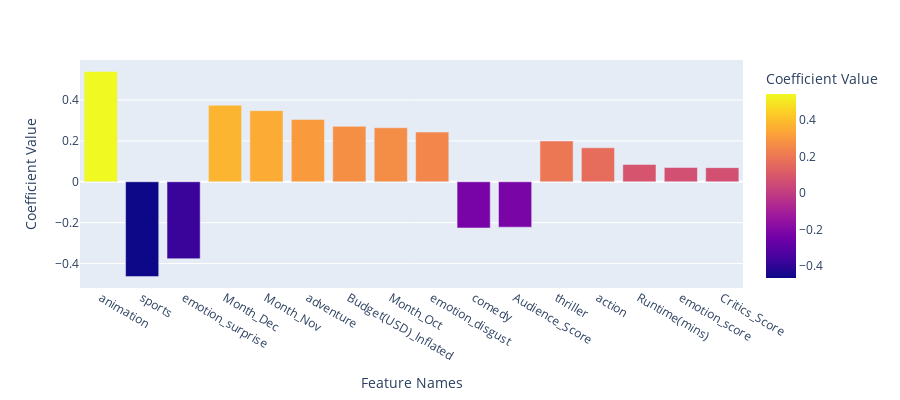

Notebook source saved alongside this figure:
### Code cell
import plotly.express as px

# Your dataset
df = feature_stats_post_2010

# Sorting features by absolute coefficient value for better visualization (optional)
df_sorted = df.sort_values(by="Coefficient", key=abs, ascending=False)

# Creating the bar plot
fig = px.bar(
    df_sorted, 
    x='Feature', 
    y='Coefficient', 
    hover_data=['Std_Error', 't_value', 'p_value'], 
    color='Coefficient',
    labels={'Feature': 'Feature Names', 'Coefficient': 'Coefficient Value'},  # Map column names for display
    height=400
)

# Display the plot
fig.show()
fig.write_html("../_includes/OLS_features_post_2010.html")

### Figure 1 — Plotly figure (JSON) as saved in the notebook; plotly's stock layout.template omitted (floating-point values rounded to 4 significant figures)
{"data": [{"alignmentgroup": "True", "customdata": [[0.1486, 3.634, 0.000289], [0.1572, -2.95, 0.003226], [0.1509, -2.494, 0.01273], [0.1186, 3.16, 0.001611], [0.115, 3.022, 0.002554], [0.07578, 4.015, 6.249e-05], [0.03566, 7.603, 5.25e-14], [0.1094, 2.414, 0.01588], [0.1048, 2.321, 0.02043], [0.06161, -3.667, 0.0002547], [0.03648, -6.084, 1.511e-09], [0.06735, 2.965, 0.003081], [0.07057, 2.358, 0.01849], [0.03391, 2.489, 0.01293], [0.02496, 2.799, 0.005192], [0.03509, 1.97, 0.04904]], "hovertemplate": "Feature Names=%{x}<br>Coefficient Value=%{marker.color}<br>Std_Error=%{customdata[0]}<br>t_value=%{customdata[1]}<br>p_value=%{customdata[2]}<extra></extra>", "legendgroup": "", "marker": {"color": [0.5399, -0.4639, -0.3764, 0.3746, 0.3477, 0.3043, 0.2711, 0.2642, 0.2432, -0.2259, -0.222, 0.1997, 0.1664, 0.0844, 0.06988, 0.06913], "coloraxis": "coloraxis", "pattern": {"shape": ""}}, "name": "", "offsetgroup": "", "orientation": "v", "showlegend": false, "textposition": "auto", "type": "bar", "x": ["animation", "sports", "emotion_surprise", "Month_Dec", "Month_Nov", "adventure", "Budget(USD)_Inflated", "Month_Oct", "emotion_disgust", "comedy", "Audience_Score", "thriller", "action", "Runtime(mins)", "emotion_score", "Critics_Score"], "xaxis": "x", "y": [0.5399, -0.4639, -0.3764, 0.3746, 0.3477, 0.3043, 0.2711, 0.2642, 0.2432, -0.2259, -0.222, 0.1997, 0.1664, 0.0844, 0.06988, 0.06913], "yaxis": "y"}], "layout": {"barmode": "relative", "coloraxis": {"colorbar": {"title": {"text": "Coefficient Value"}}, "colorscale": [[0, "#0d0887"], [0.1111, "#46039f"], [0.2222, "#7201a8"], [0.3333, "#9c179e"], [0.4444, "#bd3786"], [0.5556, "#d8576b"], [0.6667, "#ed7953"], [0.7778, "#fb9f3a"], [0.8889, "#fdca26"], [1, "#f0f921"]]}, "height": 400, "legend": {"tracegroupgap": 0}, "margin": {"t": 60}, "xaxis": {"anchor": "y", "domain": [0, 1], "title": {"text": "Feature Names"}}, "yaxis": {"anchor": "x", "domain": [0, 1], "title": {"text": "Coefficient Value"}}}}
